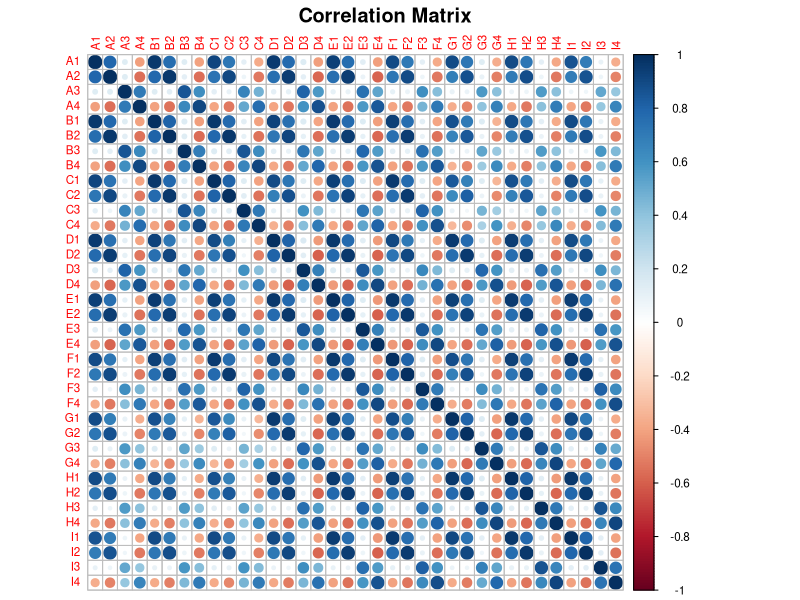
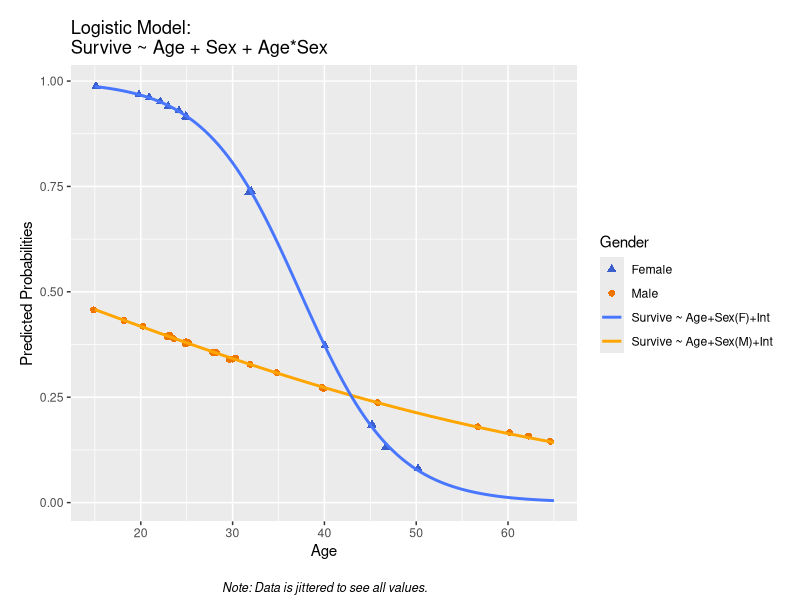

Reproduce these figures in R, in order.
## ---- chunk 1
knitr::opts_chunk$set(echo = TRUE)
## ---- chunk 2
library(corrplot) # corrplot()
library(grid) # Grob()
library(ggplot2) # ggplot()

setwd("C:/Users/taham/Documents/GitHub/DatavizClub/assets/RMDFiles")

## ---- chunk 3
landsat = read.table("Landsat.txt",header=TRUE)
classlabel = as.factor(landsat[,37])
land.data = landsat[,-37]

S = cov(land.data)
R = cov2cor(S)
## ---- chunk 4
corrplot::corrplot(R,tl.cex=0.7,cl.cex=0.7,mar=c(0,1,1.5,2.5),title="Correlation Matrix")
## ---- chunk 5
corrplot::corrplot(R,order="hclust",tl.cex=0.7,cl.cex=0.7,mar=c(0,1,1.5,2.5),
                   title="Clustered Correlation Matrix")
## ---- chunk 6
donner = read.table("donner.txt")
colnames(donner) = c("age","sex","survive")
# Age
# Sex: (1=male, 0=female)
# Survive (1=survived, 0=dead)
age = donner$age
sex = donner$sex
survive = donner$survive


# Logistic Regression Model: Survival as a function of age, sex, and the interaction
model.c = glm(survive~age*sex,family=binomial("logit"))

# Data by Sex
donner.cM = data.frame(age[which(sex==1)],model.c$fitted.values[which(sex==1)])
donner.cF = data.frame(age[which(sex==0)],model.c$fitted.values[which(sex==0)])
text.xaxis = textGrob(label="Note: Data is jittered to see all values.",
                      gp=gpar(cex=0.75,fontface="italic"))

# Logistic Regression Functions
donner.male.int.fun <- function(x) {
  exp(7.24638-(0.19407*x)-6.92805+(0.16160*x))/
    (1+exp(7.24638-(0.19407*x)-6.92805+(0.16160*x)))
}
donner.female.int.fun <- function(x) {
  exp(7.24638-(0.19407*x))/(1+exp(7.24638-(0.19407*x)))
}
## ---- chunk 7
plot.donnerc = ggplot() +
  geom_jitter(data=donner.cM,mapping=aes(x=donner.cM[,1],y=donner.cM[,2],color="Male"),
              size=2,shape=16) +
  geom_jitter(data=donner.cF,mapping=aes(x=donner.cF[,1],y=donner.cF[,2],color="Female"),
              size=2,shape=17) +
  theme(plot.margin=unit(c(1,1,2,1),"lines")) +
  annotation_custom(grob=text.xaxis,xmin=40,xmax=40,ymin=-0.2,ymax=-0.2) +
  stat_function(mapping=aes(color="Survive ~ Age+Sex(M)+Int"),fun=donner.male.int.fun,size=1) +
  stat_function(mapping=aes(color="Survive ~ Age+Sex(F)+Int"),fun=donner.female.int.fun,size=1) +
  scale_colour_manual(name="Gender",
                      values=c("Male"="darkorange2",
                               "Female"="royalblue3",
                               "Survive ~ Age+Sex(M)+Int"="orange",
                               "Survive ~ Age+Sex(F)+Int"="royalblue1")) +
  guides(colour=guide_legend(override.aes=list(linetype=c(0,0,1,1),
                                               shape=c(17,16,NA,NA))),
         guide="legend") +
  labs(title="Logistic Model:\nSurvive ~ Age + Sex + Age*Sex",
       x="Age",y="Predicted Probabilities")
plot.c = ggplot_gtable(ggplot_build(plot.donnerc))
plot.c$layout$clip[plot.c$layout$name=="panel"] <- "off"
grid.draw(plot.c)

